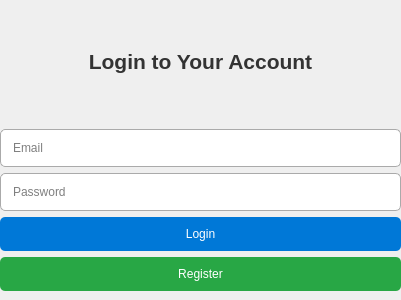
<?xml version="1.0" encoding="UTF-8"?>
<ui version="4.0">
 <class>Login</class>
 <widget class="QWidget" name="Login">
  <property name="geometry">
   <rect>
    <x>0</x>
    <y>0</y>
    <width>401</width>
    <height>300</height>
   </rect>
  </property>
  <property name="windowTitle">
   <string>Login</string>
  </property>
  <widget class="QWidget" name="centralwidget">
   <property name="geometry">
    <rect>
     <x>0</x>
     <y>0</y>
     <width>401</width>
     <height>291</height>
    </rect>
   </property>
   <layout class="QVBoxLayout" name="verticalLayout">
    <item>
     <widget class="QLabel" name="loginLabel">
      <property name="styleSheet">
       <string>
        QLabel {
            font-size: 16pt;
            font-weight: bold;
            color: #333;
        }
       </string>
      </property>
      <property name="text">
       <string>Login to Your Account</string>
      </property>
      <property name="alignment">
       <set>Qt::AlignCenter</set>
      </property>
     </widget>
    </item>
    <item>
     <widget class="QLineEdit" name="emailLineEdit">
      <property name="styleSheet">
       <string>
        QLineEdit {
            padding: 10px;
            border: 1px solid #aaa;
            border-radius: 5px;
        }
       </string>
      </property>
      <property name="placeholderText">
       <string>Email</string>
      </property>
     </widget>
    </item>
    <item>
     <widget class="QLineEdit" name="passwordLineEdit">
      <property name="styleSheet">
       <string>
        QLineEdit {
            padding: 10px;
            border: 1px solid #aaa;
            border-radius: 5px;
        }
       </string>
      </property>
      <property name="echoMode">
       <enum>QLineEdit::Password</enum>
      </property>
      <property name="placeholderText">
       <string>Password</string>
      </property>
     </widget>
    </item>
    <item>
     <widget class="QPushButton" name="loginButton">
      <property name="styleSheet">
       <string>
        QPushButton {
            background-color: #0078d7;
            color: white;
            padding: 10px;
            border-radius: 5px;
        }
        QPushButton:hover {
            background-color: #005fa3;
        }
       </string>
      </property>
      <property name="text">
       <string>Login</string>
      </property>
     </widget>
    </item>
    <item>
     <widget class="QPushButton" name="registerButton">
      <property name="styleSheet">
       <string>
        QPushButton {
            background-color: #28a745;
            color: white;
            padding: 10px;
            border-radius: 5px;
        }
        QPushButton:hover {
            background-color: #218838;
        }
       </string>
      </property>
      <property name="text">
       <string>Register</string>
      </property>
     </widget>
    </item>
   </layout>
  </widget>
 </widget>
 <resources/>
 <connections/>
</ui>
